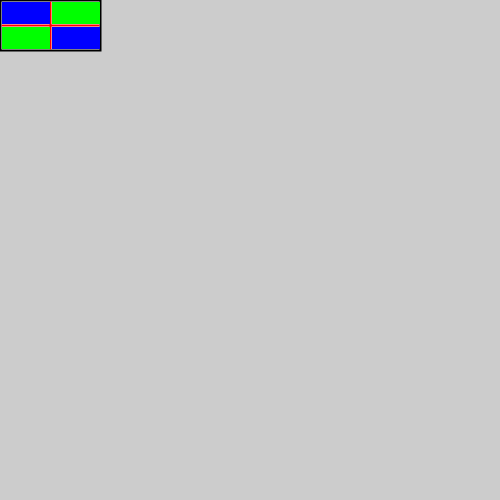
Frame 1 (no input)
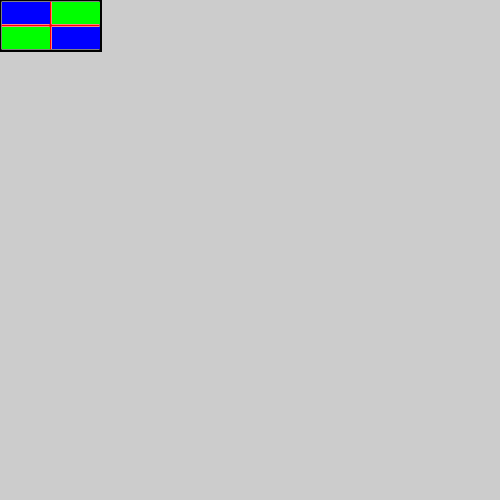
Frame 60 (the mouse pressed at the canvas centre just before this capture)
Frame 120 (the mouse held since frame 60 and released just before this capture): identical to frame 60, image omitted

The Processing sketch that drew these frames (run headless with seeded random() and noise(); from frame 60 on, the mouse is pressed at the canvas centre):

// Processing sketch: Oefenopgave_2_3
// ── Oefenopgave_2_3.pde
// lijndikte
int lijndikte = 2;

// witte rechthoek
int x = 0;
int y = 0;
int hoogte = constrain(200, 0, width / 2);
int breedte = hoogte * 2;

// horizontale lijn
int xPosHorizontaleLijnBegin = x + lijndikte;
int yPosHorizontaleLijnBegin = y + hoogte / 2;
int xPosHorizontaleLijnEind = x + breedte - lijndikte;
int yPosHorizontaleLijnEind = yPosHorizontaleLijnBegin;

// verticale lijn
int xPosVerticaleLijnBegin = x + breedte / 2;
int yPosVerticaleLijnBegin = y + lijndikte;
int xPosVerticaleLijnEind = xPosVerticaleLijnBegin;
int yPosVerticaleLijnEind = y + hoogte - lijndikte;

// rechthoek kwadrant linksboven
float xLinksBoven = x + lijndikte;
float yLinksBoven = y + lijndikte;
float breedteLinksBoven = xLinksBoven + breedte / 2 - lijndikte * 2;
float hoogteLinksBoven = yLinksBoven + hoogte / 2 - lijndikte * 2 - 1;
// rechthoek kwadrant rechtsboven
float xRechtsBoven = x + lijndikte + breedte / 2;
float yRechtsBoven = y + lijndikte;
float breedteRechtsBoven = breedteLinksBoven;
float hoogteRechtsBoven = hoogteLinksBoven;
// rechthoek kwadrant linksonder
float xLinksOnder = xLinksBoven;
float yLinksOnder = y + lijndikte * 2 + hoogteLinksBoven + 1;
float breedteLinksOnder = breedteLinksBoven;
float hoogteLinksOnder = hoogteLinksBoven;
// rechthoek kwadrant rechtsonder
float xRechtsOnder = xRechtsBoven;
float yRechtsOnder = yLinksOnder;
float breedteRechtsOnder = breedteLinksBoven;
float hoogteRechtsOnder = hoogteLinksBoven;

void setup(){
  size(500, 500);
}

void draw(){
  //teken zwarte buitenlijn + wit vlak
  strokeWeight(lijndikte);
  fill(255, 255, 255);
  stroke(0, 0, 0);
  rect(x, y, breedte, hoogte);
  // teken rode horizontale en verticale lijnen
  stroke(255, 0, 0);
  line(xPosHorizontaleLijnBegin, yPosHorizontaleLijnBegin, xPosHorizontaleLijnEind, yPosHorizontaleLijnEind);
  line(xPosVerticaleLijnBegin, yPosVerticaleLijnBegin, xPosVerticaleLijnEind, yPosVerticaleLijnEind);
  // teken volgende rechthoeken zonder buitenrand
  noStroke();
  // teken blauw rechthoek kwadrant linksboven
  fill(0, 0, 255);
  rect(xLinksBoven, yLinksBoven, breedteLinksBoven, hoogteLinksBoven);
  // teken groen rechthoek kwadrant rechtsboven
  fill(0, 255, 0);
  rect(xRechtsBoven, yRechtsBoven, breedteRechtsBoven, hoogteRechtsBoven);
  // teken groen rechthoek kwadrant linksonder
  fill(0, 255, 0);
  rect(xLinksOnder, yLinksOnder, breedteLinksOnder, hoogteLinksOnder);
  // teken blauw rechthoek kwadrant rechtsonder
  fill(0, 0, 255);
  rect(xRechtsOnder, yRechtsOnder, breedteRechtsOnder, hoogteRechtsOnder);
}
